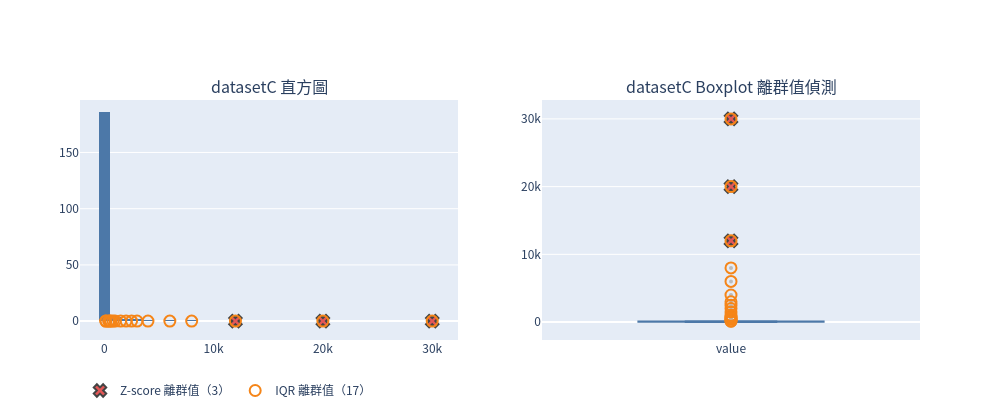

The notebook cell saved with this chart:
### Markdown cell above
## datasetC

### Code cell
analyze("C")

### Figure 1 — Plotly figure (JSON) as saved in the notebook; plotly's stock layout.template omitted (floating-point values rounded to 4 significant figures; data arrays with more than 128 entries replaced by an {"elided": "..."} marker saying what was removed)
{"data": [{"marker": {"color": "#4C78A8"}, "name": "資料", "nbinsx": 30, "showlegend": false, "type": "histogram", "x": {"elided": "200 float values"}, "xaxis": "x", "yaxis": "y"}, {"boxpoints": "outliers", "line": {"color": "#4C78A8"}, "marker": {"color": "#BBBBBB", "size": 4}, "name": "value", "showlegend": false, "type": "box", "xaxis": "x2", "y": {"elided": "200 float values"}, "yaxis": "y2"}, {"legendgroup": "Z-score 離群值（3）", "marker": {"color": "#E45756", "line": {"width": 2}, "size": 11, "symbol": "x"}, "mode": "markers", "name": "Z-score 離群值（3）", "type": "scatter", "x": [12000.0, 20000.0, 30000.0], "xaxis": "x", "y": [0, 0, 0], "yaxis": "y"}, {"legendgroup": "Z-score 離群值（3）", "marker": {"color": "#E45756", "line": {"width": 2}, "size": 11, "symbol": "x"}, "mode": "markers", "name": "Z-score 離群值（3）", "showlegend": false, "type": "scatter", "x": ["value", "value", "value"], "xaxis": "x2", "y": [12000.0, 20000.0, 30000.0], "yaxis": "y2"}, {"legendgroup": "IQR 離群值（17）", "marker": {"color": "#F58518", "line": {"width": 2}, "size": 11, "symbol": "circle-open"}, "mode": "markers", "name": "IQR 離群值（17）", "type": "scatter", "x": [154.0, 141.5, 400.0, 500.0, 600.0, 800.0, 1000.0, 1500.0, 2000.0, 2500.0, 3000.0, 4000.0, 6000.0, 8000.0, 12000.0, 20000.0, 30000.0], "xaxis": "x", "y": [0, 0, 0, 0, 0, 0, 0, 0, 0, 0, 0, 0, 0, 0, 0, 0, 0], "yaxis": "y"}, {"legendgroup": "IQR 離群值（17）", "marker": {"color": "#F58518", "line": {"width": 2}, "size": 11, "symbol": "circle-open"}, "mode": "markers", "name": "IQR 離群值（17）", "showlegend": false, "type": "scatter", "x": ["value", "value", "value", "value", "value", "value", "value", "value", "value", "value", "value", "value", "value", "value", "value", "value", "value"], "xaxis": "x2", "y": [154.0, 141.5, 400.0, 500.0, 600.0, 800.0, 1000.0, 1500.0, 2000.0, 2500.0, 3000.0, 4000.0, 6000.0, 8000.0, 12000.0, 20000.0, 30000.0], "yaxis": "y2"}], "layout": {"annotations": [{"font": {"size": 16}, "showarrow": false, "text": "datasetC 直方圖", "x": 0.225, "xanchor": "center", "xref": "paper", "y": 1.0, "yanchor": "bottom", "yref": "paper"}, {"font": {"size": 16}, "showarrow": false, "text": "datasetC Boxplot 離群值偵測", "x": 0.775, "xanchor": "center", "xref": "paper", "y": 1.0, "yanchor": "bottom", "yref": "paper"}], "font": {"family": "Noto Sans CJK TC, Noto Sans CJK JP, sans-serif"}, "height": 420, "legend": {"orientation": "h", "y": -0.15}, "width": 1000, "xaxis": {"anchor": "y", "domain": [0.0, 0.45]}, "xaxis2": {"anchor": "y2", "domain": [0.55, 1.0]}, "yaxis": {"anchor": "x", "domain": [0.0, 1.0]}, "yaxis2": {"anchor": "x2", "domain": [0.0, 1.0]}}}
